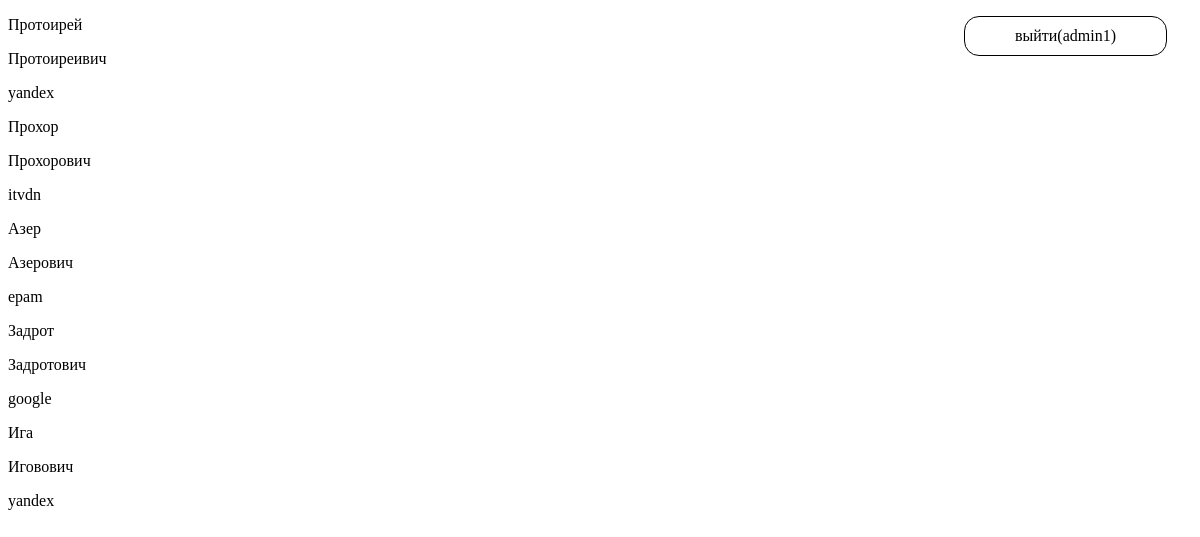
/lesson-seventh/ (signed in), run on the app's committed database.
### lesson_sixth/models.py (models this page shows, shortened)
class Human(models.Model):
    CHOISE_COMPANY = (
        ('google','Google'),# 1- в базу, 2 - отображение
        ('yandex','Yandex'),
        ('itvdn','Itvdn'),
        ('epam','Epam'),
    )
    POSITION_CHOISES = (
        ('senior','Senior'),
        ('middle','Middle'),
        ('junior','Junoir'),
    )
    PYTHON = 'python'
    JAVASCRIPT = 'javascript'
    CS = 'c#'
    CPP = 'cpp'
    LANGUAGE_CHOICES = (
        (PYTHON, 'Python'),
        (JAVASCRIPT,'Javascript'),
        (CS,'C#'),
        (CPP,'C++'),
    )
    name = models.CharField(max_length=50, verbose_name="Имя")
    surname = models.CharField(max_length=50, verbose_name="Фамилия")
    birth = models.DateField(auto_now_add=False, auto_now=False)
    company = models.CharField(max_length=150,choices=CHOISE_COMPANY)
    position = models.CharField(max_length=15,choices=POSITION_CHOISES)
    language = models.CharField(max_length=10,choices=LANGUAGE_CHOICES, default=PYTHON)
    salary = models.IntegerField()

### lesson_seventh/views.py (the view)
class MainView(TemplateView):
    template_name = 'main_seventh.html'
    def get(self,request):
        if request.user.is_authenticated:
            humans = Human.objects.all()
            ctx = {}
            ctx['humans'] = humans
            return render(request, self.template_name, ctx)
        else:
            return render(request, self.template_name,{})

### lesson_seventh/templates/main_seventh.html (shortened to what this page needs)
<!DOCTYPE html>
<html lang="en">
<head>
</head>
<body>
{% if user.is_authenticated %}
<a href="logout">выйти({{user.username}})</a>
{% else %}
<a href="register">Регистрация на сайте</a>
<a href="login">Авторизация</a>
{% endif %}
{% for elem in humans %}
<p>{{elem.name}}</p>
<p>{{elem.surname}}</p>
<p>{{elem.company}}</p>
{% endfor %}
</body>
</html>

### lesson_seventh/templates/main_seventh.html (style rules this page uses)
a { display: block; float: right; margin-right: 25px; padding: 10px 50px; color: black; border-radius: 15px; border: 1px solid black; text-decoration: none; transition: color 0.5s, background 0.5s; }

### data on the page
Human: name "Протоирей", surname "Протоиреивич", company "yandex"
Human: name "Прохор", surname "Прохорович", company "itvdn"
Human: name "Азер", surname "Азерович", company "epam"
Human: name "Задрот", surname "Задротович", company "google"
Human: name "Ига", surname "Иговович", company "yandex"

### other printed values
{{ user.username }} "admin1"
